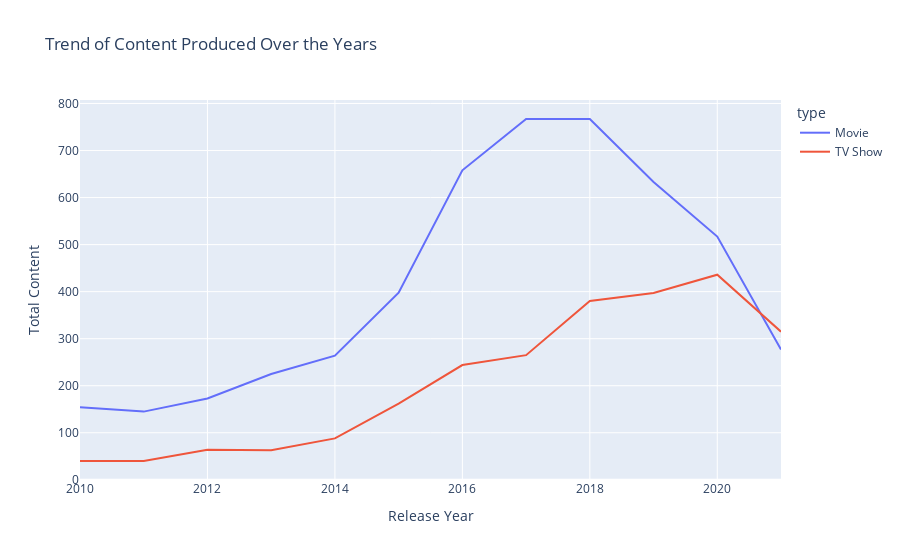

Notebook source saved alongside this figure:
### Code cell
# Content Production Trend
df1 = df[['type', 'release_year']].rename(columns={"release_year": "Release Year"})
df2 = df1.groupby(['Release Year', 'type']).size().reset_index(name='Total Content')
df2 = df2[df2['Release Year'] >= 2010]
fig3 = px.line(df2, x="Release Year", y="Total Content", color='type', title='Trend of Content Produced Over the Years')
fig3.show()

### Figure 1 — Plotly figure (JSON) as saved in the notebook; plotly's stock layout.template omitted (floating-point values rounded to 4 significant figures)
{"data": [{"hovertemplate": "type=Movie<br>Release Year=%{x}<br>Total Content=%{y}<extra></extra>", "legendgroup": "Movie", "line": {"color": "#636efa", "dash": "solid"}, "marker": {"symbol": "circle"}, "mode": "lines", "name": "Movie", "orientation": "v", "showlegend": true, "type": "scatter", "x": [2010, 2011, 2012, 2013, 2014, 2015, 2016, 2017, 2018, 2019, 2020, 2021], "xaxis": "x", "y": [154, 145, 173, 225, 264, 398, 658, 767, 767, 633, 517, 277], "yaxis": "y"}, {"hovertemplate": "type=TV Show<br>Release Year=%{x}<br>Total Content=%{y}<extra></extra>", "legendgroup": "TV Show", "line": {"color": "#EF553B", "dash": "solid"}, "marker": {"symbol": "circle"}, "mode": "lines", "name": "TV Show", "orientation": "v", "showlegend": true, "type": "scatter", "x": [2010, 2011, 2012, 2013, 2014, 2015, 2016, 2017, 2018, 2019, 2020, 2021], "xaxis": "x", "y": [40, 40, 64, 63, 88, 162, 244, 265, 380, 397, 436, 315], "yaxis": "y"}], "layout": {"legend": {"title": {"text": "type"}, "tracegroupgap": 0}, "title": {"text": "Trend of Content Produced Over the Years"}, "xaxis": {"anchor": "y", "domain": [0, 1], "title": {"text": "Release Year"}}, "yaxis": {"anchor": "x", "domain": [0, 1], "title": {"text": "Total Content"}}}}
